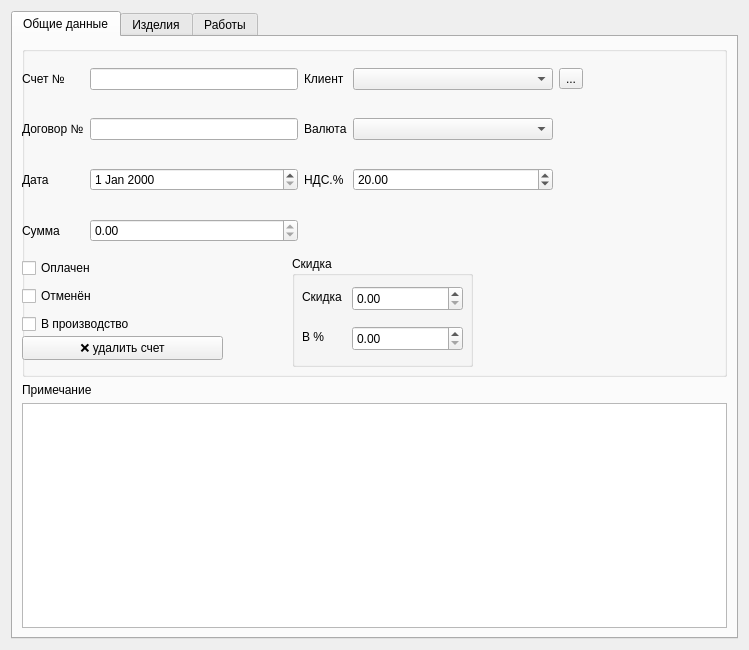
<?xml version="1.0" encoding="UTF-8"?>
<ui version="4.0">
 <class>checkwindow</class>
 <widget class="QWidget" name="checkwindow">
  <property name="geometry">
   <rect>
    <x>0</x>
    <y>0</y>
    <width>749</width>
    <height>650</height>
   </rect>
  </property>
  <property name="windowTitle">
   <string>Form</string>
  </property>
  <layout class="QGridLayout" name="gridLayout">
   <item row="4" column="0">
    <widget class="QTabWidget" name="tabWidget">
     <property name="currentIndex">
      <number>0</number>
     </property>
     <widget class="QWidget" name="tab">
      <attribute name="title">
       <string>Общие данные</string>
      </attribute>
      <layout class="QVBoxLayout" name="verticalLayout">
       <item>
        <widget class="QGroupBox" name="groupBox_3">
         <property name="minimumSize">
          <size>
           <width>421</width>
           <height>331</height>
          </size>
         </property>
         <property name="title">
          <string/>
         </property>
         <widget class="QWidget" name="gridLayoutWidget">
          <property name="geometry">
           <rect>
            <x>0</x>
            <y>0</y>
            <width>561</width>
            <height>221</height>
           </rect>
          </property>
          <layout class="QGridLayout" name="gridLayout_2">
           <item row="2" column="0">
            <widget class="QLabel" name="label_2">
             <property name="text">
              <string>Дата</string>
             </property>
            </widget>
           </item>
           <item row="1" column="2">
            <widget class="QLabel" name="label_6">
             <property name="text">
              <string>Валюта</string>
             </property>
            </widget>
           </item>
           <item row="1" column="0">
            <widget class="QLabel" name="label_3">
             <property name="text">
              <string>Договор №</string>
             </property>
            </widget>
           </item>
           <item row="2" column="3">
            <widget class="QDoubleSpinBox" name="nds">
             <property name="value">
              <double>20.000000000000000</double>
             </property>
            </widget>
           </item>
           <item row="0" column="2">
            <widget class="QLabel" name="label_5">
             <property name="text">
              <string>Клиент</string>
             </property>
            </widget>
           </item>
           <item row="1" column="1">
            <widget class="QLineEdit" name="declaration_N"/>
           </item>
           <item row="0" column="0">
            <widget class="QLabel" name="label">
             <property name="text">
              <string>Счет №</string>
             </property>
            </widget>
           </item>
           <item row="2" column="2">
            <widget class="QLabel" name="label_7">
             <property name="text">
              <string>НДС.%</string>
             </property>
            </widget>
           </item>
           <item row="2" column="1">
            <widget class="QDateEdit" name="date"/>
           </item>
           <item row="3" column="1">
            <widget class="QDoubleSpinBox" name="sum">
             <property name="inputMethodHints">
              <set>Qt::ImhNone</set>
             </property>
             <property name="readOnly">
              <bool>true</bool>
             </property>
             <property name="maximum">
              <double>99999999999999.984375000000000</double>
             </property>
            </widget>
           </item>
           <item row="0" column="3">
            <widget class="QComboBox" name="client">
             <property name="minimumSize">
              <size>
               <width>200</width>
               <height>0</height>
              </size>
             </property>
            </widget>
           </item>
           <item row="3" column="0">
            <widget class="QLabel" name="label_4">
             <property name="text">
              <string>Сумма</string>
             </property>
            </widget>
           </item>
           <item row="1" column="3">
            <widget class="QComboBox" name="valute"/>
           </item>
           <item row="0" column="1">
            <widget class="QLineEdit" name="checkN"/>
           </item>
           <item row="0" column="4">
            <widget class="QToolButton" name="toolButton">
             <property name="text">
              <string>...</string>
             </property>
            </widget>
           </item>
          </layout>
         </widget>
         <widget class="QGroupBox" name="groupBox">
          <property name="geometry">
           <rect>
            <x>270</x>
            <y>210</y>
            <width>181</width>
            <height>111</height>
           </rect>
          </property>
          <property name="title">
           <string>Скидка</string>
          </property>
          <widget class="QLabel" name="label_8">
           <property name="geometry">
            <rect>
             <x>10</x>
             <y>30</y>
             <width>71</width>
             <height>21</height>
            </rect>
           </property>
           <property name="text">
            <string>Скидка</string>
           </property>
          </widget>
          <widget class="QLabel" name="label_9">
           <property name="geometry">
            <rect>
             <x>10</x>
             <y>70</y>
             <width>71</width>
             <height>21</height>
            </rect>
           </property>
           <property name="text">
            <string>В %</string>
           </property>
          </widget>
          <widget class="QDoubleSpinBox" name="discountValue">
           <property name="geometry">
            <rect>
             <x>60</x>
             <y>30</y>
             <width>111</width>
             <height>25</height>
            </rect>
           </property>
           <property name="prefix">
            <string notr="true"/>
           </property>
           <property name="suffix">
            <string notr="true"/>
           </property>
           <property name="maximum">
            <double>10000555072.000000000000000</double>
           </property>
          </widget>
          <widget class="QDoubleSpinBox" name="discountProcent">
           <property name="geometry">
            <rect>
             <x>60</x>
             <y>70</y>
             <width>111</width>
             <height>25</height>
            </rect>
           </property>
           <property name="decimals">
            <number>2</number>
           </property>
           <property name="maximum">
            <double>100.000000000000000</double>
           </property>
          </widget>
         </widget>
         <widget class="QPushButton" name="deleteCheckButton">
          <property name="geometry">
           <rect>
            <x>0</x>
            <y>290</y>
            <width>201</width>
            <height>24</height>
           </rect>
          </property>
          <property name="text">
           <string>❌ удалить счет</string>
          </property>
         </widget>
         <widget class="QWidget" name="gridLayoutWidget_2">
          <property name="geometry">
           <rect>
            <x>0</x>
            <y>210</y>
            <width>113</width>
            <height>80</height>
           </rect>
          </property>
          <layout class="QGridLayout" name="gridLayout_3">
           <item row="0" column="0">
            <widget class="QCheckBox" name="checkbox_paid">
             <property name="text">
              <string>Оплачен</string>
             </property>
            </widget>
           </item>
           <item row="2" column="0">
            <widget class="QCheckBox" name="checkBox_inprocess">
             <property name="text">
              <string>В производство</string>
             </property>
            </widget>
           </item>
           <item row="1" column="0">
            <widget class="QCheckBox" name="checkBox_declined">
             <property name="text">
              <string>Отменён</string>
             </property>
            </widget>
           </item>
          </layout>
         </widget>
        </widget>
       </item>
       <item>
        <widget class="QLabel" name="label_28">
         <property name="text">
          <string>Примечание</string>
         </property>
        </widget>
       </item>
       <item>
        <widget class="QTextEdit" name="description"/>
       </item>
      </layout>
     </widget>
     <widget class="QWidget" name="tab_2">
      <attribute name="title">
       <string>Изделия</string>
      </attribute>
      <layout class="QGridLayout" name="gridLayout_7">
       <item row="0" column="0">
        <layout class="QGridLayout" name="gridLayout_6">
         <item row="0" column="0">
          <widget class="QTableWidget" name="tableWidget">
           <column>
            <property name="text">
             <string>Изделие</string>
            </property>
           </column>
           <column>
            <property name="text">
             <string>Стоимость</string>
            </property>
           </column>
           <column>
            <property name="text">
             <string>Ширина</string>
            </property>
           </column>
           <column>
            <property name="text">
             <string>Высота</string>
            </property>
           </column>
           <column>
            <property name="text">
             <string>Дата</string>
            </property>
           </column>
          </widget>
         </item>
        </layout>
       </item>
       <item row="1" column="0">
        <layout class="QHBoxLayout" name="horizontalLayout">
         <item>
          <widget class="QPushButton" name="pushButton">
           <property name="text">
            <string>+</string>
           </property>
          </widget>
         </item>
         <item>
          <widget class="QPushButton" name="pushButton_2">
           <property name="text">
            <string>-</string>
           </property>
          </widget>
         </item>
         <item>
          <spacer name="horizontalSpacer">
           <property name="orientation">
            <enum>Qt::Horizontal</enum>
           </property>
           <property name="sizeHint" stdset="0">
            <size>
             <width>40</width>
             <height>20</height>
            </size>
           </property>
          </spacer>
         </item>
        </layout>
       </item>
      </layout>
     </widget>
     <widget class="QWidget" name="tab_6">
      <attribute name="title">
       <string>Работы</string>
      </attribute>
      <layout class="QGridLayout" name="gridLayout_5">
       <item row="0" column="0">
        <layout class="QGridLayout" name="gridLayout_4">
         <item row="0" column="0">
          <widget class="QTableWidget" name="work_table">
           <column>
            <property name="text">
             <string>Наименование</string>
            </property>
           </column>
           <column>
            <property name="text">
             <string>Стоимость, %</string>
            </property>
           </column>
           <column>
            <property name="text">
             <string>Цена</string>
            </property>
           </column>
           <column>
            <property name="text">
             <string>Кол-во</string>
            </property>
           </column>
           <column>
            <property name="text">
             <string>Ед. изм</string>
            </property>
           </column>
           <column>
            <property name="text">
             <string>Скидка, %</string>
            </property>
           </column>
           <column>
            <property name="text">
             <string>Стоимость</string>
            </property>
           </column>
          </widget>
         </item>
         <item row="1" column="0">
          <layout class="QHBoxLayout" name="horizontalLayout_2">
           <item>
            <widget class="QPushButton" name="work_plusbutton">
             <property name="text">
              <string>+</string>
             </property>
            </widget>
           </item>
           <item>
            <widget class="QPushButton" name="work_minusbutton">
             <property name="text">
              <string>-</string>
             </property>
            </widget>
           </item>
           <item>
            <widget class="QLabel" name="work_sumlabel">
             <property name="text">
              <string>0,00</string>
             </property>
            </widget>
           </item>
           <item>
            <spacer name="horizontalSpacer_2">
             <property name="orientation">
              <enum>Qt::Horizontal</enum>
             </property>
             <property name="sizeHint" stdset="0">
              <size>
               <width>40</width>
               <height>20</height>
              </size>
             </property>
            </spacer>
           </item>
          </layout>
         </item>
        </layout>
       </item>
      </layout>
     </widget>
    </widget>
   </item>
  </layout>
 </widget>
 <resources/>
 <connections/>
</ui>
